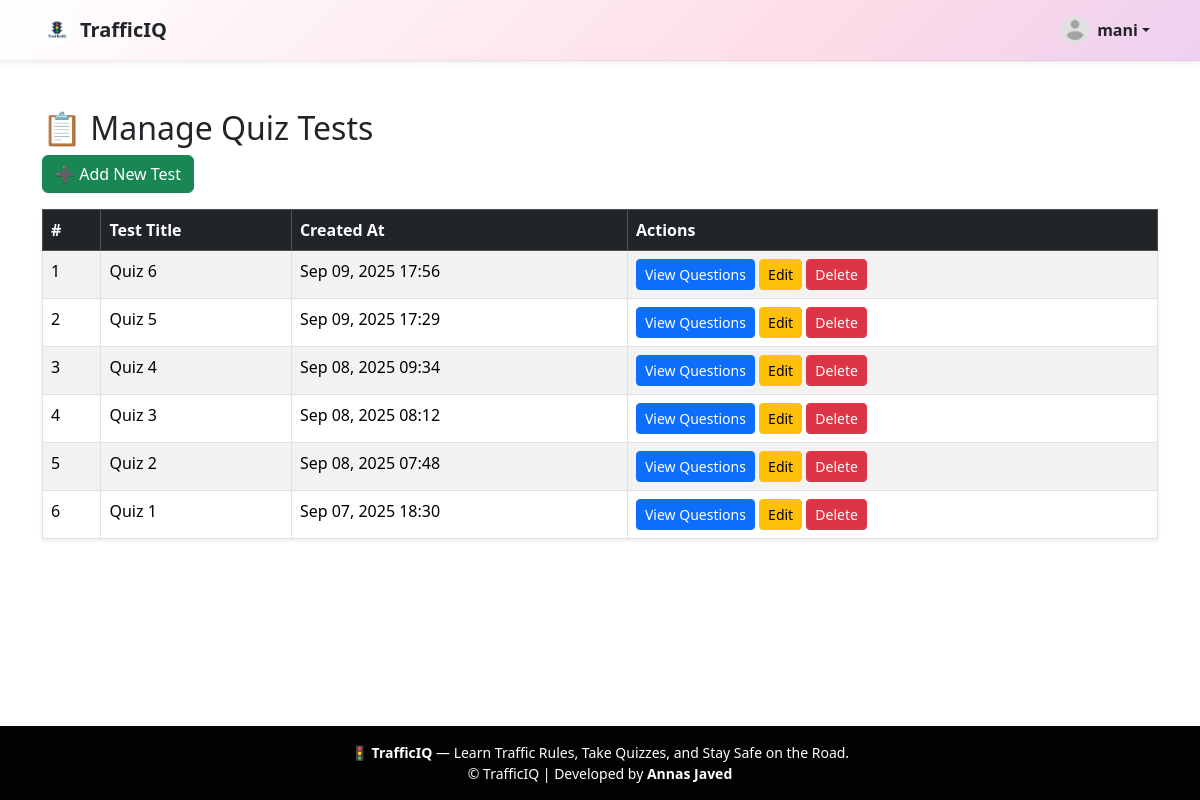
Screenshot of /en/quiz_tests/ (signed in) with the database file from the repository.
### Trafficapp/models.py (models this page shows, shortened)
class Profile(models.Model):
    user = models.OneToOneField(User, on_delete=models.CASCADE)
    bio = models.TextField(blank=True, null=True)
    location = models.CharField(max_length=100, blank=True, null=True)
    phone = models.CharField(max_length=15, blank=True, null=True)
    city = models.CharField(max_length=100, blank=True, null=True)
    profile_picture = models.ImageField(
        upload_to='profile_pics/',
        default='profile_pics/default.png',
        blank=True,
        null=True
    )

class QuizTest(models.Model):
    title = models.CharField(max_length=200)
    created_by = models.ForeignKey(User, on_delete=models.CASCADE, null=True, blank=True)
    created_at = models.DateTimeField(auto_now_add=True)

### Trafficapp/views.py (the view)
# urls.py: path("quiz_tests/", views.quiz_tests, name="quiz_tests"),
@login_required
@user_passes_test(lambda u: u.is_superuser)
def quiz_tests(request):
    if request.method == "POST":
        form = QuizTestForm(request.POST)
        if form.is_valid():
            quiz_test = form.save(commit=False)
            quiz_test.created_by = request.user  # ✅ link admin who creates test
            quiz_test.save()
            messages.success(request, "Quiz test created successfully!")
            return redirect("quiz_tests")
    else:
        form = QuizTestForm()
    tests = QuizTest.objects.all().order_by("-created_at")
    return render(request, "Trafficapp/quiz_tests.html", {"form": form, "tests": tests})

### Trafficapp/Templates/Trafficapp/quiz_tests.html
{% extends "base.html" %}
{% block content %}
<div class="container mt-5">
  <h2>📋 Manage Quiz Tests</h2>
  <a href="{% url 'add_quiz_test' %}" class="btn btn-success mb-3">➕ Add New Test</a>
  {% if tests %}
    <table class="table table-bordered table-striped shadow-sm">
      <thead class="table-dark">
        <tr>
          <th>#</th>
          <th>Test Title</th>
          <th>Created At</th>
          <th>Actions</th>
        </tr>
      </thead>
      <tbody>
        {% for test in tests %}
        <tr>
          <td>{{ forloop.counter }}</td>
          <td>{{ test.title }}</td>
          <td>{{ test.created_at|date:"M d, Y H:i" }}</td>
          <td>
            <a href="{% url 'quiz_questions' test.id %}" class="btn btn-primary btn-sm">View Questions</a>
            <a href="{% url 'edit_quiz_test' test.id %}" class="btn btn-warning btn-sm">Edit</a>
            <a href="{% url 'delete_quiz_test' test.id %}" class="btn btn-danger btn-sm"
               onclick="return confirm('Are you sure you want to delete this test?');">Delete</a>
          </td>
        </tr>
        {% endfor %}
      </tbody>
    </table>
  {% else %}
    <div class="alert alert-info">No quiz tests found. Add one above ⬆️</div>
  {% endif %}
</div>
{% endblock %}

### Trafficapp/Templates/base.html (shortened to what this page needs)
{% load static %}
{% load i18n %}
<!DOCTYPE html>
<html lang="en">
<head>
  <link rel="stylesheet" href="{% static 'css/style.css' %}">
  <link href="https://cdn.jsdelivr.net/npm/bootstrap@5.3.3/dist/css/bootstrap.min.css" rel="stylesheet">
  <link rel="stylesheet" href="https://cdn.jsdelivr.net/npm/bootstrap-icons@1.11.3/font/bootstrap-icons.css">
</head>
<body>
{% block navbar %}
  <nav class="navbar navbar-expand-lg pastel-navbar shadow-sm sticky-top">
    <div class="container">
      <a class="navbar-brand d-flex align-items-center text-dark fw-bold" href="{% url 'landing' %}">
        <img src="{% static 'images/trafficiq_logo.png' %}" alt="{% trans 'TrafficIQ Logo' %}" width="30" height="30" class="me-2 rounded-circle">
        {% trans "TrafficIQ" %}
      </a>
      <ul class="navbar-nav ms-auto align-items-center">
        {% if user.is_authenticated %}
        <li class="nav-item dropdown">
          <a class="nav-link dropdown-toggle d-flex align-items-center text-dark fw-semibold" href="#" id="profileDropdown" role="button" data-bs-toggle="dropdown" aria-expanded="false">
            {% if user.profile.profile_picture %}
              <img src="{{ user.profile.profile_picture.url }}" class="rounded-circle me-2" width="28" height="28" alt="{% trans 'Profile' %}">
            {% else %}
              <i class="bi bi-person-circle fs-5 me-1"></i>
            {% endif %}
            {{ user.username }}
          </a>
        </li>
        {% else %}
        <li class="nav-item"><a class="nav-link text-dark fw-semibold" href="{% url 'login' %}">{% trans "Login" %}</a></li>
        {% endif %}
      </ul>
    </div>
  </nav>
{% endblock %}
<main class="">
  {% block content %}{% endblock %}
</main>
{% block footer %}
<footer class="footer mt-auto py-3 text-center">
  <div class="container">
    <p class="mb-0 small">
      🚦 <strong>{% trans "TrafficIQ" %}</strong> — {% trans "Learn Traffic Rules, Take Quizzes, and Stay Safe on the Road." %}
    </p>
    <p class="text-white small mb-0">
      © {{ now|date:"Y" }} {% trans "TrafficIQ" %} | {% trans "Developed by" %} <strong>Annas Javed</strong>
    </p>
  </div>
</footer>
{% endblock %}
</body>
</html>

### Trafficapp/Templates/base.html (style rules this page uses)
html, body { height: 100%; margin: 0; display: flex; flex-direction: column; }
.pastel-navbar { background: linear-gradient(135deg, rgb(255, 255, 255), #fddde6, #e0c3fc, #a8edea); background-size: 200% 200%; animation: pastelShift 12s ease infinite; backdrop-filter: blur(12px); transition: background 0.4s ease; border-bottom: 1px solid rgba(0, 0, 0, 0.05); }
.navbar .nav-link { color: #212529 !important; transition: color 0.3s ease; }
.sticky-top { position: sticky; top: 0; z-index: 1030; }
main { flex: 1; }
.footer { background-color: #020202ff; color: white; position: relative; bottom: 0; width: 100%; }

### rows the page displays
QuizTest: title "Quiz 6", created_at "Sep 09, 2025 17:56"
QuizTest: title "Quiz 5", created_at "Sep 09, 2025 17:29"
QuizTest: title "Quiz 4", created_at "Sep 08, 2025 09:34"
QuizTest: title "Quiz 3", created_at "Sep 08, 2025 08:12"
QuizTest: title "Quiz 2", created_at "Sep 08, 2025 07:48"
QuizTest: title "Quiz 1", created_at "Sep 07, 2025 18:30"

### other values shown
{{ user.username }} "mani"
